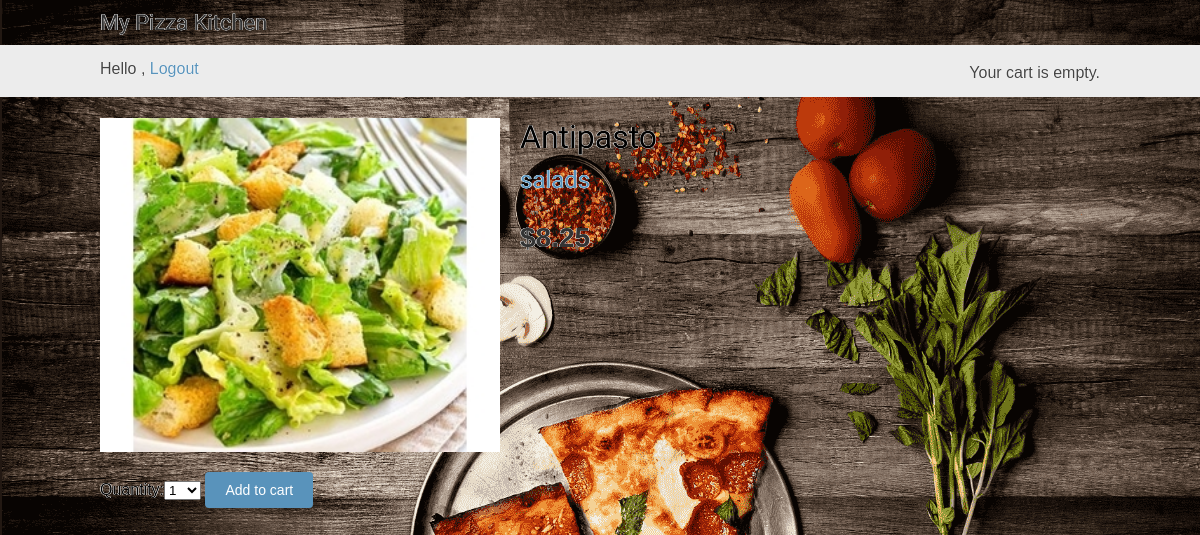
/42/antipasto/ (signed in), run on the app's committed database.
### orders/models.py (models this page shows, shortened)
class Product(models.Model):
	category = models.ForeignKey(Category, related_name='products', on_delete=models.CASCADE)
	name = models.CharField(max_length=64, db_index=True)
	slug = models.SlugField(max_length=64, db_index=True)
	description = models.TextField(blank=True)
	price = models.DecimalField(max_digits=10, decimal_places=2)
	available = models.BooleanField(default=True)
	class Meta:
		ordering = ('name',)
		index_together = (('id', 'slug'),)

class Category(models.Model):
	name = models.CharField(max_length=64, db_index=True)
	slug = models.SlugField(max_length=64, unique=True)
	class Meta:
		ordering = ('name',)
		verbose_name = 'category'
		verbose_name_plural = 'categories'
	def get_absolute_url(self):
		return reverse('orders:product_list_by_category', args=[self.slug])
	def __str__(self):
		return self.name

### orders/views.py (the view)
# urls.py: path('<int:id>/<slug:slug>/', views.product_detail,	name='product_detail'),
@login_required
def product_detail(request, id, slug):
	product = get_object_or_404(Product, id=id, slug=slug, available=True)
	print(product.category)
	if (str(product.category) == 'pizza'):
		cart_product_form = CartAddProductForm1()
	else:
		cart_product_form = CartAddProductForm()
	context = {
		'product': product,
		'cart_product_form': cart_product_form
	}
	return render(request, 'orders/product/detail.html', context)

### cart/forms.py
class CartAddProductForm(forms.Form):
	quantity = forms.TypedChoiceField( choices=PRODUCT_QUANTITY_CHOICES, coerce=int)
	override = forms.BooleanField(required=False, initial=False, widget=forms.HiddenInput)

### cart/cart.py (called while the page is built)
	def __len__(self):
		return sum(item['quantity'] for item in self.cart.values())

### cart/context_processors.py (called while the page is built)
def cart(request):
	return {'cart': Cart(request)}

### orders/templates/orders/product/detail.html (shortened to what this page needs)
{% extends "orders/base.html" %}
{% load static %}
{% block content %}
	<div class="product-detail">
		<img src="{% if product.category|slugify == 'pizza' %} {% static 'img/pizza.png' %} {% elif product.category|slugify  == 'subs' %} {% static 'img/subs.png' %} {% elif product.category|slugify  == 'salads' %} {% static 'img/salad.jpg' %} {% elif product.category|slugify  == 'pasta' %} {% static 'img/pasta.jpg' %} {% elif product.category|slugify  == 'dinner platters' %} {% static 'img/dinner.jpg' %} {% else %} {% static 'img/blank.png' %}{% endif %}">
		<h1>{{ product.name }}</h1>
		<h2>
			<a href="{{ product.category.get_absolute_url }}">
			{{ product.category }}
			</a>
		</h2>
		<p class="price">${{ product.price }}</p>
	</div>
	<div id="side">
		<form action="{% url 'cart:cart_add' product.id %}" method="post">
		{{ cart_product_form }}
			<input type="submit" value="Add to cart">
		</form>
	</div>
{% endblock %}

### orders/static/css/base.css (style rules this page uses)
body { margin:0; padding:0; font-family:helvetica, sans-serif; text-shadow: -0.4px 0 white, 0 0.4px white, 0.4px 0 white, 0 -0.4px white !important ; }
h1, h2, h3, h4, h5 , h6 { font-family: 'Ubuntu', sans-serif; font-weight:normal; }
a { text-decoration:none; color:#5993bb; }
a.button, input[type="submit"] { color:#fff; background:#5993bb; border-radius:4px; padding:10px 20px; font-size:14px; border:0; }
.product-detail { text-align:justify; }
.product-detail .price { color:#333; font-size:28px; font-weight:bold; }
.product-detail img { width:40%; float:left; padding:0 20px 20px 0; }
.product-detail h1 { margin-bottom:0; }
.product-detail h2 { margin-top:10px; }
#side { clear:both; }

### data on the page
Product: name "Antipasto", category "salads", price "8.25"
